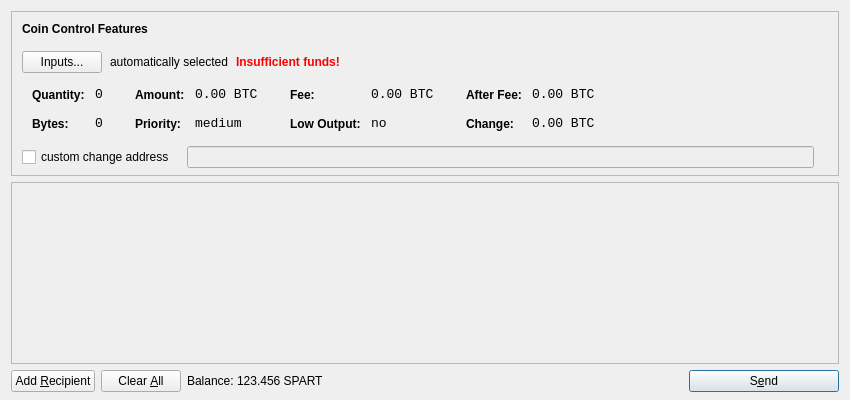
<?xml version="1.0" encoding="UTF-8"?>
<ui version="4.0">
 <class>SendCoinsDialog</class>
 <widget class="QDialog" name="SendCoinsDialog">
  <property name="geometry">
   <rect>
    <x>0</x>
    <y>0</y>
    <width>850</width>
    <height>400</height>
   </rect>
  </property>
  <property name="windowTitle">
   <string>Send Coins</string>
  </property>
  <layout class="QVBoxLayout" name="verticalLayout" stretch="0,1,0">
   <property name="bottomMargin">
    <number>8</number>
   </property>
   <item>
    <widget class="QFrame" name="frameCoinControl">
     <property name="sizePolicy">
      <sizepolicy hsizetype="Expanding" vsizetype="Expanding">
       <horstretch>0</horstretch>
       <verstretch>0</verstretch>
      </sizepolicy>
     </property>
     <property name="maximumSize">
      <size>
       <width>16777215</width>
       <height>16777215</height>
      </size>
     </property>
     <property name="frameShape">
      <enum>QFrame::StyledPanel</enum>
     </property>
     <property name="frameShadow">
      <enum>QFrame::Sunken</enum>
     </property>
     <layout class="QVBoxLayout" name="verticalLayoutCoinControl2">
      <property name="spacing">
       <number>-1</number>
      </property>
      <property name="leftMargin">
       <number>0</number>
      </property>
      <property name="topMargin">
       <number>0</number>
      </property>
      <property name="rightMargin">
       <number>0</number>
      </property>
      <property name="bottomMargin">
       <number>6</number>
      </property>
      <item>
       <layout class="QVBoxLayout" name="verticalLayoutCoinControl" stretch="0,0,0,0,1">
        <property name="spacing">
         <number>0</number>
        </property>
        <property name="leftMargin">
         <number>10</number>
        </property>
        <property name="topMargin">
         <number>10</number>
        </property>
        <item>
         <layout class="QHBoxLayout" name="horizontalLayoutCoinControl1">
          <property name="bottomMargin">
           <number>15</number>
          </property>
          <item>
           <widget class="QLabel" name="labelCoinControlFeatures">
            <property name="sizePolicy">
             <sizepolicy hsizetype="Preferred" vsizetype="Maximum">
              <horstretch>0</horstretch>
              <verstretch>0</verstretch>
             </sizepolicy>
            </property>
            <property name="font">
             <font>
              <weight>75</weight>
              <bold>true</bold>
             </font>
            </property>
            <property name="styleSheet">
             <string notr="true">font-weight:bold;</string>
            </property>
            <property name="text">
             <string>Coin Control Features</string>
            </property>
           </widget>
          </item>
         </layout>
        </item>
        <item>
         <layout class="QHBoxLayout" name="horizontalLayoutCoinControl2" stretch="0,0,0,0">
          <property name="spacing">
           <number>8</number>
          </property>
          <property name="bottomMargin">
           <number>10</number>
          </property>
          <item>
           <widget class="QPushButton" name="pushButtonCoinControl">
            <property name="styleSheet">
             <string notr="true"/>
            </property>
            <property name="text">
             <string>Inputs...</string>
            </property>
           </widget>
          </item>
          <item>
           <widget class="QLabel" name="labelCoinControlAutomaticallySelected">
            <property name="text">
             <string>automatically selected</string>
            </property>
            <property name="margin">
             <number>5</number>
            </property>
           </widget>
          </item>
          <item>
           <widget class="QLabel" name="labelCoinControlInsuffFunds">
            <property name="font">
             <font>
              <weight>75</weight>
              <bold>true</bold>
             </font>
            </property>
            <property name="styleSheet">
             <string notr="true">color:red;font-weight:bold;</string>
            </property>
            <property name="text">
             <string>Insufficient funds!</string>
            </property>
            <property name="margin">
             <number>5</number>
            </property>
           </widget>
          </item>
          <item>
           <spacer name="horizontalSpacerCoinControl">
            <property name="orientation">
             <enum>Qt::Horizontal</enum>
            </property>
            <property name="sizeHint" stdset="0">
             <size>
              <width>40</width>
              <height>1</height>
             </size>
            </property>
           </spacer>
          </item>
         </layout>
        </item>
        <item>
         <widget class="QWidget" name="widgetCoinControl" native="true">
          <property name="sizePolicy">
           <sizepolicy hsizetype="Preferred" vsizetype="Preferred">
            <horstretch>0</horstretch>
            <verstretch>0</verstretch>
           </sizepolicy>
          </property>
          <property name="minimumSize">
           <size>
            <width>0</width>
            <height>0</height>
           </size>
          </property>
          <property name="styleSheet">
           <string notr="true"/>
          </property>
          <layout class="QHBoxLayout" name="horizontalLayoutCoinControl5">
           <property name="margin">
            <number>0</number>
           </property>
           <item>
            <layout class="QHBoxLayout" name="horizontalLayoutCoinControl3" stretch="0,0,0,1">
             <property name="spacing">
              <number>20</number>
             </property>
             <property name="topMargin">
              <number>0</number>
             </property>
             <property name="bottomMargin">
              <number>10</number>
             </property>
             <item>
              <layout class="QFormLayout" name="formLayoutCoinControl1">
               <property name="horizontalSpacing">
                <number>10</number>
               </property>
               <property name="verticalSpacing">
                <number>14</number>
               </property>
               <property name="leftMargin">
                <number>10</number>
               </property>
               <property name="topMargin">
                <number>4</number>
               </property>
               <property name="rightMargin">
                <number>6</number>
               </property>
               <item row="0" column="0">
                <widget class="QLabel" name="labelCoinControlQuantityText">
                 <property name="styleSheet">
                  <string notr="true">font-weight:bold;</string>
                 </property>
                 <property name="text">
                  <string>Quantity:</string>
                 </property>
                 <property name="margin">
                  <number>0</number>
                 </property>
                </widget>
               </item>
               <item row="0" column="1">
                <widget class="QLabel" name="labelCoinControlQuantity">
                 <property name="font">
                  <font>
                   <family>Monospace</family>
                   <pointsize>10</pointsize>
                  </font>
                 </property>
                 <property name="cursor">
                  <cursorShape>IBeamCursor</cursorShape>
                 </property>
                 <property name="contextMenuPolicy">
                  <enum>Qt::ActionsContextMenu</enum>
                 </property>
                 <property name="text">
                  <string notr="true">0</string>
                 </property>
                 <property name="margin">
                  <number>0</number>
                 </property>
                 <property name="textInteractionFlags">
                  <set>Qt::LinksAccessibleByMouse|Qt::TextSelectableByKeyboard|Qt::TextSelectableByMouse</set>
                 </property>
                </widget>
               </item>
               <item row="1" column="0">
                <widget class="QLabel" name="labelCoinControlBytesText">
                 <property name="styleSheet">
                  <string notr="true">font-weight:bold;</string>
                 </property>
                 <property name="text">
                  <string>Bytes:</string>
                 </property>
                </widget>
               </item>
               <item row="1" column="1">
                <widget class="QLabel" name="labelCoinControlBytes">
                 <property name="font">
                  <font>
                   <family>Monospace</family>
                   <pointsize>10</pointsize>
                  </font>
                 </property>
                 <property name="cursor">
                  <cursorShape>IBeamCursor</cursorShape>
                 </property>
                 <property name="contextMenuPolicy">
                  <enum>Qt::ActionsContextMenu</enum>
                 </property>
                 <property name="text">
                  <string notr="true">0</string>
                 </property>
                 <property name="textInteractionFlags">
                  <set>Qt::LinksAccessibleByMouse|Qt::TextSelectableByKeyboard|Qt::TextSelectableByMouse</set>
                 </property>
                </widget>
               </item>
              </layout>
             </item>
             <item>
              <layout class="QFormLayout" name="formLayoutCoinControl2">
               <property name="horizontalSpacing">
                <number>10</number>
               </property>
               <property name="verticalSpacing">
                <number>14</number>
               </property>
               <property name="leftMargin">
                <number>6</number>
               </property>
               <property name="topMargin">
                <number>4</number>
               </property>
               <property name="rightMargin">
                <number>6</number>
               </property>
               <item row="0" column="0">
                <widget class="QLabel" name="labelCoinControlAmountText">
                 <property name="styleSheet">
                  <string notr="true">font-weight:bold;</string>
                 </property>
                 <property name="text">
                  <string>Amount:</string>
                 </property>
                 <property name="margin">
                  <number>0</number>
                 </property>
                </widget>
               </item>
               <item row="0" column="1">
                <widget class="QLabel" name="labelCoinControlAmount">
                 <property name="font">
                  <font>
                   <family>Monospace</family>
                   <pointsize>10</pointsize>
                  </font>
                 </property>
                 <property name="cursor">
                  <cursorShape>IBeamCursor</cursorShape>
                 </property>
                 <property name="contextMenuPolicy">
                  <enum>Qt::ActionsContextMenu</enum>
                 </property>
                 <property name="text">
                  <string notr="true">0.00 BTC</string>
                 </property>
                 <property name="textInteractionFlags">
                  <set>Qt::LinksAccessibleByMouse|Qt::TextSelectableByKeyboard|Qt::TextSelectableByMouse</set>
                 </property>
                </widget>
               </item>
               <item row="1" column="0">
                <widget class="QLabel" name="labelCoinControlPriorityText">
                 <property name="styleSheet">
                  <string notr="true">font-weight:bold;</string>
                 </property>
                 <property name="text">
                  <string>Priority:</string>
                 </property>
                </widget>
               </item>
               <item row="1" column="1">
                <widget class="QLabel" name="labelCoinControlPriority">
                 <property name="font">
                  <font>
                   <family>Monospace</family>
                   <pointsize>10</pointsize>
                  </font>
                 </property>
                 <property name="cursor">
                  <cursorShape>IBeamCursor</cursorShape>
                 </property>
                 <property name="contextMenuPolicy">
                  <enum>Qt::ActionsContextMenu</enum>
                 </property>
                 <property name="text">
                  <string>medium</string>
                 </property>
                 <property name="textInteractionFlags">
                  <set>Qt::LinksAccessibleByMouse|Qt::TextSelectableByKeyboard|Qt::TextSelectableByMouse</set>
                 </property>
                </widget>
               </item>
              </layout>
             </item>
             <item>
              <layout class="QFormLayout" name="formLayoutCoinControl3">
               <property name="horizontalSpacing">
                <number>10</number>
               </property>
               <property name="verticalSpacing">
                <number>14</number>
               </property>
               <property name="leftMargin">
                <number>6</number>
               </property>
               <property name="topMargin">
                <number>4</number>
               </property>
               <property name="rightMargin">
                <number>6</number>
               </property>
               <item row="0" column="0">
                <widget class="QLabel" name="labelCoinControlFeeText">
                 <property name="styleSheet">
                  <string notr="true">font-weight:bold;</string>
                 </property>
                 <property name="text">
                  <string>Fee:</string>
                 </property>
                 <property name="margin">
                  <number>0</number>
                 </property>
                </widget>
               </item>
               <item row="0" column="1">
                <widget class="QLabel" name="labelCoinControlFee">
                 <property name="font">
                  <font>
                   <family>Monospace</family>
                   <pointsize>10</pointsize>
                  </font>
                 </property>
                 <property name="cursor">
                  <cursorShape>IBeamCursor</cursorShape>
                 </property>
                 <property name="contextMenuPolicy">
                  <enum>Qt::ActionsContextMenu</enum>
                 </property>
                 <property name="text">
                  <string notr="true">0.00 BTC</string>
                 </property>
                 <property name="textInteractionFlags">
                  <set>Qt::LinksAccessibleByMouse|Qt::TextSelectableByKeyboard|Qt::TextSelectableByMouse</set>
                 </property>
                </widget>
               </item>
               <item row="1" column="0">
                <widget class="QLabel" name="labelCoinControlLowOutputText">
                 <property name="styleSheet">
                  <string notr="true">font-weight:bold;</string>
                 </property>
                 <property name="text">
                  <string>Low Output:</string>
                 </property>
                </widget>
               </item>
               <item row="1" column="1">
                <widget class="QLabel" name="labelCoinControlLowOutput">
                 <property name="font">
                  <font>
                   <family>Monospace</family>
                   <pointsize>10</pointsize>
                  </font>
                 </property>
                 <property name="cursor">
                  <cursorShape>IBeamCursor</cursorShape>
                 </property>
                 <property name="contextMenuPolicy">
                  <enum>Qt::ActionsContextMenu</enum>
                 </property>
                 <property name="text">
                  <string>no</string>
                 </property>
                 <property name="textInteractionFlags">
                  <set>Qt::LinksAccessibleByMouse|Qt::TextSelectableByKeyboard|Qt::TextSelectableByMouse</set>
                 </property>
                </widget>
               </item>
              </layout>
             </item>
             <item>
              <layout class="QFormLayout" name="formLayoutCoinControl4">
               <property name="horizontalSpacing">
                <number>10</number>
               </property>
               <property name="verticalSpacing">
                <number>14</number>
               </property>
               <property name="leftMargin">
                <number>6</number>
               </property>
               <property name="topMargin">
                <number>4</number>
               </property>
               <property name="rightMargin">
                <number>6</number>
               </property>
               <item row="0" column="0">
                <widget class="QLabel" name="labelCoinControlAfterFeeText">
                 <property name="styleSheet">
                  <string notr="true">font-weight:bold;</string>
                 </property>
                 <property name="text">
                  <string>After Fee:</string>
                 </property>
                 <property name="margin">
                  <number>0</number>
                 </property>
                </widget>
               </item>
               <item row="0" column="1">
                <widget class="QLabel" name="labelCoinControlAfterFee">
                 <property name="font">
                  <font>
                   <family>Monospace</family>
                   <pointsize>10</pointsize>
                  </font>
                 </property>
                 <property name="cursor">
                  <cursorShape>IBeamCursor</cursorShape>
                 </property>
                 <property name="contextMenuPolicy">
                  <enum>Qt::ActionsContextMenu</enum>
                 </property>
                 <property name="text">
                  <string notr="true">0.00 BTC</string>
                 </property>
                 <property name="textInteractionFlags">
                  <set>Qt::LinksAccessibleByMouse|Qt::TextSelectableByKeyboard|Qt::TextSelectableByMouse</set>
                 </property>
                </widget>
               </item>
               <item row="1" column="0">
                <widget class="QLabel" name="labelCoinControlChangeText">
                 <property name="styleSheet">
                  <string notr="true">font-weight:bold;</string>
                 </property>
                 <property name="text">
                  <string>Change:</string>
                 </property>
                </widget>
               </item>
               <item row="1" column="1">
                <widget class="QLabel" name="labelCoinControlChange">
                 <property name="font">
                  <font>
                   <family>Monospace</family>
                   <pointsize>10</pointsize>
                  </font>
                 </property>
                 <property name="cursor">
                  <cursorShape>IBeamCursor</cursorShape>
                 </property>
                 <property name="contextMenuPolicy">
                  <enum>Qt::ActionsContextMenu</enum>
                 </property>
                 <property name="text">
                  <string notr="true">0.00 BTC</string>
                 </property>
                 <property name="textInteractionFlags">
                  <set>Qt::LinksAccessibleByMouse|Qt::TextSelectableByKeyboard|Qt::TextSelectableByMouse</set>
                 </property>
                </widget>
               </item>
              </layout>
             </item>
            </layout>
           </item>
          </layout>
         </widget>
        </item>
        <item>
         <layout class="QHBoxLayout" name="horizontalLayoutCoinControl4" stretch="0,0,0">
          <property name="spacing">
           <number>12</number>
          </property>
          <property name="sizeConstraint">
           <enum>QLayout::SetDefaultConstraint</enum>
          </property>
          <property name="topMargin">
           <number>5</number>
          </property>
          <property name="rightMargin">
           <number>5</number>
          </property>
          <item>
           <widget class="QCheckBox" name="checkBoxCoinControlChange">
            <property name="text">
             <string>custom change address</string>
            </property>
           </widget>
          </item>
          <item>
           <widget class="QLineEdit" name="lineEditCoinControlChange">
            <property name="enabled">
             <bool>false</bool>
            </property>
            <property name="sizePolicy">
             <sizepolicy hsizetype="Expanding" vsizetype="Fixed">
              <horstretch>0</horstretch>
              <verstretch>0</verstretch>
             </sizepolicy>
            </property>
           </widget>
          </item>
          <item>
           <widget class="QLabel" name="labelCoinControlChangeLabel">
            <property name="sizePolicy">
             <sizepolicy hsizetype="Preferred" vsizetype="Expanding">
              <horstretch>0</horstretch>
              <verstretch>0</verstretch>
             </sizepolicy>
            </property>
            <property name="minimumSize">
             <size>
              <width>0</width>
              <height>0</height>
             </size>
            </property>
            <property name="text">
             <string/>
            </property>
            <property name="margin">
             <number>3</number>
            </property>
           </widget>
          </item>
         </layout>
        </item>
        <item>
         <spacer name="verticalSpacerCoinControl">
          <property name="orientation">
           <enum>Qt::Vertical</enum>
          </property>
          <property name="sizeHint" stdset="0">
           <size>
            <width>800</width>
            <height>1</height>
           </size>
          </property>
         </spacer>
        </item>
       </layout>
      </item>
     </layout>
    </widget>
   </item>
   <item>
    <widget class="QScrollArea" name="scrollArea">
     <property name="widgetResizable">
      <bool>true</bool>
     </property>
     <widget class="QWidget" name="scrollAreaWidgetContents">
      <property name="geometry">
       <rect>
        <x>0</x>
        <y>0</y>
        <width>830</width>
        <height>165</height>
       </rect>
      </property>
      <layout class="QVBoxLayout" name="verticalLayout_2">
       <property name="margin">
        <number>0</number>
       </property>
       <item>
        <layout class="QVBoxLayout" name="entries">
         <property name="spacing">
          <number>6</number>
         </property>
        </layout>
       </item>
       <item>
        <spacer name="verticalSpacer">
         <property name="orientation">
          <enum>Qt::Vertical</enum>
         </property>
         <property name="sizeHint" stdset="0">
          <size>
           <width>20</width>
           <height>40</height>
          </size>
         </property>
        </spacer>
       </item>
      </layout>
     </widget>
    </widget>
   </item>
   <item>
    <layout class="QHBoxLayout" name="horizontalLayout">
     <item>
      <widget class="QPushButton" name="addButton">
       <property name="toolTip">
        <string>Send to multiple recipients at once</string>
       </property>
       <property name="text">
        <string>Add &amp;Recipient</string>
       </property>
       <property name="icon">
        <iconset resource="../bitcoin.qrc">
         <normaloff>:/icons/add</normaloff>:/icons/add</iconset>
       </property>
       <property name="autoDefault">
        <bool>false</bool>
       </property>
      </widget>
     </item>
     <item>
      <widget class="QPushButton" name="clearButton">
       <property name="sizePolicy">
        <sizepolicy hsizetype="Minimum" vsizetype="Fixed">
         <horstretch>0</horstretch>
         <verstretch>0</verstretch>
        </sizepolicy>
       </property>
       <property name="toolTip">
        <string>Remove all transaction fields</string>
       </property>
       <property name="text">
        <string>Clear &amp;All</string>
       </property>
       <property name="icon">
        <iconset resource="../bitcoin.qrc">
         <normaloff>:/icons/remove</normaloff>:/icons/remove</iconset>
       </property>
       <property name="autoRepeatDelay">
        <number>300</number>
       </property>
       <property name="autoDefault">
        <bool>false</bool>
       </property>
      </widget>
     </item>
     <item>
      <layout class="QHBoxLayout" name="horizontalLayout_2">
       <property name="spacing">
        <number>3</number>
       </property>
       <item>
        <widget class="QLabel" name="label">
         <property name="text">
          <string>Balance:</string>
         </property>
        </widget>
       </item>
       <item>
        <widget class="QLabel" name="labelBalance">
         <property name="cursor">
          <cursorShape>IBeamCursor</cursorShape>
         </property>
         <property name="text">
          <string>123.456 SPART</string>
         </property>
         <property name="textInteractionFlags">
          <set>Qt::LinksAccessibleByMouse|Qt::TextSelectableByKeyboard|Qt::TextSelectableByMouse</set>
         </property>
        </widget>
       </item>
      </layout>
     </item>
     <item>
      <spacer name="horizontalSpacer">
       <property name="orientation">
        <enum>Qt::Horizontal</enum>
       </property>
       <property name="sizeHint" stdset="0">
        <size>
         <width>40</width>
         <height>20</height>
        </size>
       </property>
      </spacer>
     </item>
     <item>
      <widget class="QPushButton" name="sendButton">
       <property name="minimumSize">
        <size>
         <width>150</width>
         <height>0</height>
        </size>
       </property>
       <property name="toolTip">
        <string>Confirm the send action</string>
       </property>
       <property name="text">
        <string>S&amp;end</string>
       </property>
       <property name="icon">
        <iconset resource="../bitcoin.qrc">
         <normaloff>:/icons/send</normaloff>:/icons/send</iconset>
       </property>
       <property name="default">
        <bool>true</bool>
       </property>
      </widget>
     </item>
    </layout>
   </item>
  </layout>
 </widget>
 <resources>
  <include location="../bitcoin.qrc"/>
 </resources>
 <connections/>
</ui>
